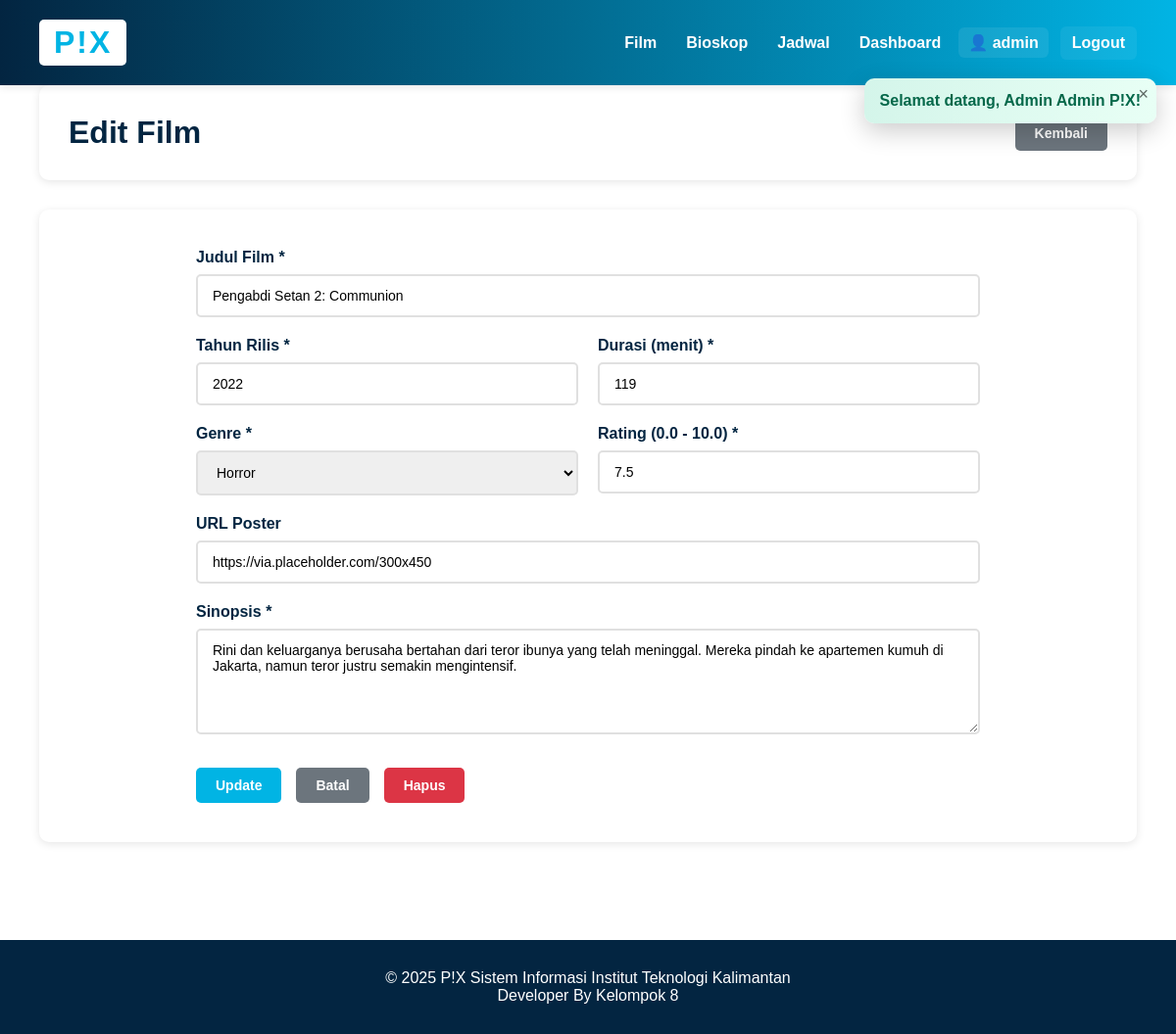
Screenshot of /index.php?module=admin&action=editFilm&id=1 (signed in) with the database file from the repository.
### tables this page shows
CREATE TABLE Film (
    id_film INT PRIMARY KEY AUTO_INCREMENT,
    judul_film VARCHAR(200) NOT NULL,
    tahun_rilis YEAR NOT NULL,
    durasi_menit INT NOT NULL,
    sipnosis TEXT,
    rating DECIMAL(3,1) CHECK (rating >= 0 AND rating <= 10),
    poster_url VARCHAR(500) DEFAULT 'https://via.placeholder.com/300x450',
    id_genre INT,
    created_at TIMESTAMP DEFAULT CURRENT_TIMESTAMP,
    updated_at TIMESTAMP DEFAULT CURRENT_TIMESTAMP ON UPDATE CURRENT_TIMESTAMP,
    FOREIGN KEY (id_genre) REFERENCES Genre(id_genre) ON DELETE SET NULL,
    INDEX idx_film_genre (id_genre),
    INDEX idx_film_judul (judul_film),
    INDEX idx_film_rating (rating)
);

CREATE TABLE Genre (
    id_genre INT PRIMARY KEY AUTO_INCREMENT,
    nama_genre VARCHAR(50) NOT NULL,
    deskripsi TEXT,
    created_at TIMESTAMP DEFAULT CURRENT_TIMESTAMP
);

### config/database.php (called while the page is built, shortened)
<?php
class Database {
    private $host = "localhost";
    private $db_name = "pix_database";
    private $username = "root";
    private $password = "";
    public function getConnection() {
        $this->conn = null;
        try {
            $this->conn = new PDO(
                "mysql:host=" . $this->host . ";dbname=" . $this->db_name,
                $this->username,
                $this->password
            );
            $this->conn->setAttribute(PDO::ATTR_ERRMODE, PDO::ERRMODE_EXCEPTION);
            $this->conn->exec("set names utf8mb4");
        } catch(PDOException $exception) {
            echo "Connection error: " . $exception->getMessage();
        }
        return $this->conn;
    }
}
?>

### models/Film.php (called while the page is built, shortened)
<?php
require_once 'models/QueryBuilder.php';
class Film {
    private $qb;
    private $table_name = "Film";
    public $id_film;
    public function __construct($db) {
        $this->qb = new QueryBuilder($db);
    }
    public function readOne() {
        $row = $this->qb->reset()
            ->table($this->table_name . ' f')
            ->select('f.*, g.nama_genre')
            ->leftJoin('Genre g', 'f.id_genre', '=', 'g.id_genre')
            ->where('f.id_film', '=', $this->id_film)
            ->first();
        if ($row) {
            $this->judul_film = $row['judul_film'];
            $this->tahun_rilis = $row['tahun_rilis'];
            $this->durasi_menit = $row['durasi_menit'];
            $this->sipnosis = $row['sipnosis'];
            $this->rating = $row['rating'];
            $this->poster_url = $row['poster_url'];
            $this->id_genre = $row['id_genre'];
            return true;
        }
        return false;
    }
}
?>

### models/QueryBuilder.php (called while the page is built, shortened)
<?php
class QueryBuilder {
    private $pdo;
    private $table;
    private $bindings = [];
    private $select = '*';
    private $joins = [];
    private $wheres = [];
    private $orderBy = [];
    private $limit;
    public function __construct($pdo) {
        $this->pdo = $pdo;
    }
    public function table($table) {
        $this->table = $table;
        return $this;
    }
    public function select($columns = '*') {
        if (is_array($columns)) {
            $this->select = implode(', ', $columns);
        } else {
            $this->select = $columns;
        }
        return $this;
    }
    public function join($table, $first, $operator, $second, $type = 'INNER') {
        $this->joins[] = "$type JOIN $table ON $first $operator $second";
        return $this;
    }
    public function leftJoin($table, $first, $operator, $second) {
        return $this->join($table, $first, $operator, $second, 'LEFT');
    }
    public function where($column, $operator, $value = null) {
        $placeholder = ':where_' . count($this->bindings);
        $this->wheres[] = "$column $operator $placeholder";
        $this->bindings[$placeholder] = $value;
        return $this;
    }
    public function orderBy($column, $direction = 'ASC') {
        $this->orderBy[] = "$column $direction";
        return $this;
    }
    public function limit($limit) {
        $this->limit = $limit;
        return $this;
    }
    private function buildSelectQuery() {
        $query = "SELECT {$this->select} FROM {$this->table}";
        if (!empty($this->joins)) {
            $query .= ' ' . implode(' ', $this->joins);
        }
        if (!empty($this->wheres)) {
            $query .= ' WHERE ' . implode(' AND ', $this->wheres);
        }
        if (!empty($this->orderBy)) {
            $query .= ' ORDER BY ' . implode(', ', $this->orderBy);
        }
        if ($this->limit !== null) {
            $query .= " LIMIT {$this->limit}";
        }
        return $query;
    }
    public function get() {
        $query = $this->buildSelectQuery();
        $stmt = $this->pdo->prepare($query);
        $stmt->execute($this->bindings);
        return $stmt;
    }
    public function first() {
        $stmt = $this->get();
        return $stmt->fetch(PDO::FETCH_ASSOC);
    }
    public function reset() {
        $this->bindings = [];
        $this->select = '*';
        $this->joins = [];
        $this->wheres = [];
        $this->orderBy = [];
        $this->limit = null;
        $this->offset = null;
        return $this;
    }
}
?>

### models/Genre.php (called while the page is built, shortened)
<?php
require_once 'models/QueryBuilder.php';
class Genre {
    private $qb;
    private $table_name = "Genre";
    public function __construct($db) {
        $this->qb = new QueryBuilder($db);
    }
    public function readAll() {
        $stmt = $this->qb->reset()
            ->table($this->table_name)
            ->select('*')
            ->orderBy('nama_genre', 'ASC')
            ->get();
        return $stmt;
    }
}
?>

### views/admin/edit_film.php (the view, shortened to what this page needs)
<?php require_once 'views/layouts/header.php'; ?>
<div class="container">
    <div class="header-section">
        <h1>Edit Film</h1>
        <a href="index.php?module=admin&action=dashboard" class="btn btn-secondary"> Kembali</a>
    </div>
    <div class="form-container">
        <form method="POST" action="index.php?module=admin&action=updateFilm" class="movie-form">
            <div class="form-group">
                <label for="judul_film">Judul Film *</label>
                <input type="text" id="judul_film" name="judul_film" required
                       value="<?php echo htmlspecialchars($this->film->judul_film); ?>">
            </div>
            <div class="form-row">
                <div class="form-group">
                    <label for="tahun_rilis">Tahun Rilis *</label>
                    <input type="number" id="tahun_rilis" name="tahun_rilis" required
                           min="1900" max="2100" value="<?php echo $this->film->tahun_rilis; ?>">
                </div>
                <div class="form-group">
                    <label for="durasi_menit">Durasi (menit) *</label>
                    <input type="number" id="durasi_menit" name="durasi_menit" required
                           min="1" value="<?php echo $this->film->durasi_menit; ?>">
                </div>
            </div>
            <div class="form-row">
                <div class="form-group">
                    <label for="id_genre">Genre *</label>
                    <select id="id_genre" name="id_genre" required>
                        <?php foreach($genres as $genre): ?>
                            <option value="<?php echo $genre['id_genre']; ?>"
                                <?php echo ($this->film->id_genre == $genre['id_genre']) ? 'selected' : ''; ?>>
                                <?php echo htmlspecialchars($genre['nama_genre']); ?>
                            </option>
                        <?php endforeach; ?>
                    </select>
                </div>
                <div class="form-group">
                    <label for="rating">Rating (0.0 - 10.0) *</label>
                    <input type="number" id="rating" name="rating" step="0.1"
                           min="0" max="10" required value="<?php echo $this->film->rating; ?>">
                </div>
            </div>
            <div class="form-group">
                <label for="poster_url">URL Poster</label>
                <input type="url" id="poster_url" name="poster_url"
                       value="<?php echo htmlspecialchars($this->film->poster_url); ?>">
            </div>
            <div class="form-group">
                <label for="sipnosis">Sinopsis *</label>
                <textarea id="sipnosis" name="sipnosis" rows="5" required><?php echo htmlspecialchars($this->film->sipnosis); ?></textarea>
            </div>
            <div class="form-actions">
                <button type="submit" class="btn btn-primary"> Update</button>
                <a href="index.php?module=admin&action=dashboard" class="btn btn-secondary"> Batal</a>
                <a href="index.php?module=admin&action=deleteFilm&id=<?php echo $this->film->id_film; ?>"
                   class="btn btn-danger"
                   onclick="return confirm('Apakah Anda yakin ingin menghapus film ini?')"> Hapus</a>
            </div>
        </form>
    </div>
</div>
<?php require_once 'views/layouts/footer.php'; ?>

### assets/style.css (style rules this page uses)
* { margin: 0; padding: 0; box-sizing: border-box; }
html, body { margin: 0; padding: 0; font-family: 'Source Sans Pro', Arial, sans-serif; background: #ffffff; min-height: 100vh; color: #000000; }
.container { max-width: 1400px; margin: 0 auto; padding: 0 40px 40px; }
.btn { padding: 10px 20px; border: none; border-radius: 5px; cursor: pointer; text-decoration: none; display: inline-block; font-weight: 600; transition: all 0.3s; font-size: 14px; }
.btn-primary { background: #01b4e4; color: white; }
.btn-secondary { background: #6c757d; color: white; }
.btn-danger { background: #dc3545; color: white; }
.header-section { background: white; padding: 30px; border-radius: 10px; margin-bottom: 30px; box-shadow: 0 2px 8px rgba(0,0,0,0.1); display: flex; justify-content: space-between; align-items: center; }
.header-section h1 { color: #032541; font-size: 32px; }
.form-container { background: white; padding: 40px; border-radius: 10px; box-shadow: 0 2px 8px rgba(0,0,0,0.1); }
.movie-form { max-width: 800px; margin: 0 auto; }
.form-group { margin-bottom: 20px; }
.form-group label { display: block; margin-bottom: 8px; font-weight: 600; color: #032541; }
.form-group input, .form-group select, .form-group textarea { width: 100%; padding: 12px 15px; border: 2px solid #e0e0e0; border-radius: 5px; font-size: 14px; font-family: inherit; transition: all 0.3s; }
.form-row { display: grid; grid-template-columns: 1fr 1fr; gap: 20px; }
.form-actions { display: flex; gap: 15px; margin-top: 30px; }

### rows the page displays
film: judul_film "Pengabdi Setan 2: Communion", tahun_rilis "2022", durasi_menit "119", id_genre "Horror", rating "7.5", poster_url "https://via.placeholder.com/300x450", sipnosis "Rini dan keluarganya berusaha bertahan dari teror ibunya yang telah meninggal. Mereka pindah ke apartemen kumuh di Jakarta, namun teror justru semakin mengintensif."

### other values shown
$_SESSION['admin_username'] "admin"
$msg "Selamat datang, Admin Admin P!X!"
